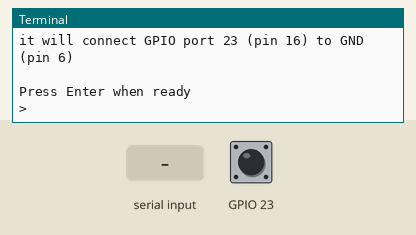
This program was run on a simulated Raspberry Pi (BCM pin numbers). Shown: the last lines printed to the terminal. Inputs (shaded band) come from the test bench; at power-on: GPIO 23 HIGH. At 2.8 s the program stops and its outputs stay as they are.

Above: at 1.2 s.
1.3 s: "1" typed at the terminal, then Enter
At 2.2 s:
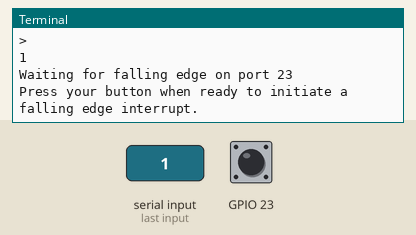
2.8 s: GPIO 23 pulled LOW for 0.15 s
At 3.3 s:
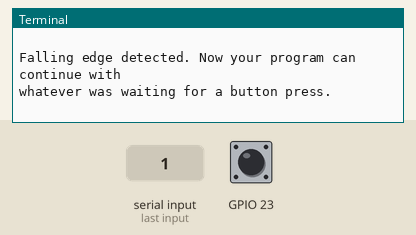

Measured:
- after the input at 1.3 s, the terminal: prints a new line at once (image 1)
- after the input at 2.8 s, the terminal: prints a new line at once (image 2)

The program:

interrupts.py
```python
#!/usr/bin/emv python3

import RPi.GPIO as GPIO
GPIO.setmode(GPIO.BCM)

GPIO.setup(23, GPIO.IN, pull_up_down=GPIO.PUD_UP)

print ("Make sure you have a button connected so that when pressed")
print ("it will connect GPIO port 23 (pin 16) to GND (pin 6)\n")
input("Press Enter when ready\n>")

print ("Waiting for falling edge on port 23")
print ("Press your button when ready to initiate a falling edge interrupt.")
try:
    GPIO.wait_for_edge(23, GPIO.FALLING)
    print ("\nFalling edge detected. Now your program can continue with")
    print ("whatever was waiting for a button press.")
except KeyboardInterrupt:
    GPIO.cleanup()       # clean up GPIO on CTRL+C exit
GPIO.cleanup()           # clean up GPIO on normal exit  
```
